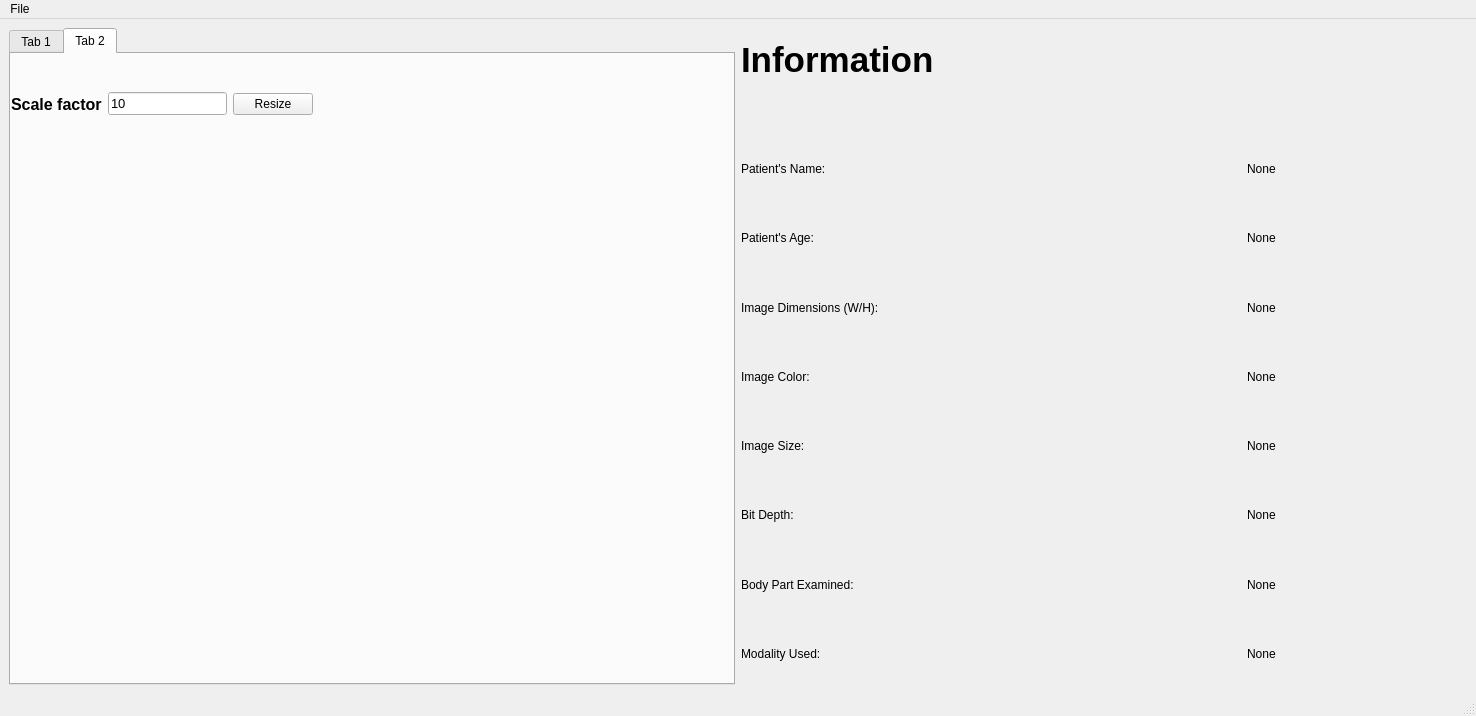
<?xml version="1.0" encoding="UTF-8"?>
<ui version="4.0">
 <class>MainWindow</class>
 <widget class="QMainWindow" name="MainWindow">
  <property name="geometry">
   <rect>
    <x>0</x>
    <y>0</y>
    <width>1476</width>
    <height>716</height>
   </rect>
  </property>
  <property name="sizePolicy">
   <sizepolicy hsizetype="Fixed" vsizetype="Fixed">
    <horstretch>0</horstretch>
    <verstretch>0</verstretch>
   </sizepolicy>
  </property>
  <property name="windowTitle">
   <string>MainWindow</string>
  </property>
  <widget class="QWidget" name="centralwidget">
   <layout class="QGridLayout" name="gridLayout">
    <item row="0" column="1">
     <layout class="QGridLayout" name="gridLayout_2">
      <item row="6" column="1">
       <widget class="QLabel" name="ImageSize">
        <property name="text">
         <string>None</string>
        </property>
       </widget>
      </item>
      <item row="5" column="1">
       <widget class="QLabel" name="ImageColor">
        <property name="text">
         <string>None</string>
        </property>
       </widget>
      </item>
      <item row="8" column="1">
       <widget class="QLabel" name="BodyPart">
        <property name="minimumSize">
         <size>
          <width>140</width>
          <height>0</height>
         </size>
        </property>
        <property name="text">
         <string>None</string>
        </property>
       </widget>
      </item>
      <item row="9" column="1">
       <widget class="QLabel" name="Modality">
        <property name="text">
         <string>None</string>
        </property>
       </widget>
      </item>
      <item row="1" column="0">
       <spacer name="verticalSpacer">
        <property name="orientation">
         <enum>Qt::Vertical</enum>
        </property>
        <property name="sizeType">
         <enum>QSizePolicy::Minimum</enum>
        </property>
        <property name="sizeHint" stdset="0">
         <size>
          <width>20</width>
          <height>40</height>
         </size>
        </property>
       </spacer>
      </item>
      <item row="0" column="0">
       <widget class="QLabel" name="label_3">
        <property name="minimumSize">
         <size>
          <width>400</width>
          <height>0</height>
         </size>
        </property>
        <property name="font">
         <font>
          <pointsize>26</pointsize>
          <weight>75</weight>
          <bold>true</bold>
         </font>
        </property>
        <property name="text">
         <string>Information</string>
        </property>
       </widget>
      </item>
      <item row="2" column="2">
       <spacer name="horizontalSpacer">
        <property name="orientation">
         <enum>Qt::Horizontal</enum>
        </property>
        <property name="sizeHint" stdset="0">
         <size>
          <width>40</width>
          <height>20</height>
         </size>
        </property>
       </spacer>
      </item>
      <item row="7" column="1">
       <widget class="QLabel" name="BitDepth">
        <property name="text">
         <string>None</string>
        </property>
       </widget>
      </item>
      <item row="3" column="2">
       <spacer name="horizontalSpacer_2">
        <property name="orientation">
         <enum>Qt::Horizontal</enum>
        </property>
        <property name="sizeHint" stdset="0">
         <size>
          <width>40</width>
          <height>20</height>
         </size>
        </property>
       </spacer>
      </item>
      <item row="3" column="1">
       <widget class="QLabel" name="PatientAge">
        <property name="text">
         <string>None</string>
        </property>
       </widget>
      </item>
      <item row="2" column="1">
       <widget class="QLabel" name="PatientName">
        <property name="text">
         <string>None</string>
        </property>
       </widget>
      </item>
      <item row="4" column="1">
       <widget class="QLabel" name="ImageDim">
        <property name="text">
         <string>None</string>
        </property>
       </widget>
      </item>
      <item row="5" column="0">
       <widget class="QLabel" name="label_5">
        <property name="minimumSize">
         <size>
          <width>500</width>
          <height>0</height>
         </size>
        </property>
        <property name="text">
         <string>Image Color: </string>
        </property>
       </widget>
      </item>
      <item row="2" column="0">
       <widget class="QLabel" name="label_8">
        <property name="minimumSize">
         <size>
          <width>500</width>
          <height>0</height>
         </size>
        </property>
        <property name="text">
         <string>Patient's Name: </string>
        </property>
       </widget>
      </item>
      <item row="8" column="0">
       <widget class="QLabel" name="label_4">
        <property name="minimumSize">
         <size>
          <width>500</width>
          <height>0</height>
         </size>
        </property>
        <property name="text">
         <string>Body Part Examined: </string>
        </property>
       </widget>
      </item>
      <item row="9" column="0">
       <widget class="QLabel" name="label_2">
        <property name="minimumSize">
         <size>
          <width>500</width>
          <height>0</height>
         </size>
        </property>
        <property name="text">
         <string>Modality Used: </string>
        </property>
       </widget>
      </item>
      <item row="3" column="0">
       <widget class="QLabel" name="label_7">
        <property name="minimumSize">
         <size>
          <width>500</width>
          <height>0</height>
         </size>
        </property>
        <property name="text">
         <string>Patient's Age: </string>
        </property>
       </widget>
      </item>
      <item row="7" column="0">
       <widget class="QLabel" name="label_9">
        <property name="minimumSize">
         <size>
          <width>500</width>
          <height>0</height>
         </size>
        </property>
        <property name="text">
         <string>Bit Depth: </string>
        </property>
       </widget>
      </item>
      <item row="6" column="0">
       <widget class="QLabel" name="label_10">
        <property name="minimumSize">
         <size>
          <width>500</width>
          <height>0</height>
         </size>
        </property>
        <property name="text">
         <string>Image Size: </string>
        </property>
       </widget>
      </item>
      <item row="4" column="0">
       <widget class="QLabel" name="label_6">
        <property name="minimumSize">
         <size>
          <width>500</width>
          <height>0</height>
         </size>
        </property>
        <property name="text">
         <string>Image Dimensions (W/H): </string>
        </property>
       </widget>
      </item>
     </layout>
    </item>
    <item row="0" column="0">
     <widget class="QTabWidget" name="tabWidget">
      <property name="currentIndex">
       <number>1</number>
      </property>
      <widget class="QWidget" name="tab_3">
       <attribute name="title">
        <string>Tab 1</string>
       </attribute>
       <widget class="QLabel" name="label">
        <property name="geometry">
         <rect>
          <x>20</x>
          <y>80</y>
          <width>700</width>
          <height>501</height>
         </rect>
        </property>
        <property name="sizePolicy">
         <sizepolicy hsizetype="Minimum" vsizetype="Preferred">
          <horstretch>0</horstretch>
          <verstretch>0</verstretch>
         </sizepolicy>
        </property>
        <property name="minimumSize">
         <size>
          <width>700</width>
          <height>0</height>
         </size>
        </property>
        <property name="maximumSize">
         <size>
          <width>16777215</width>
          <height>16777215</height>
         </size>
        </property>
        <property name="font">
         <font>
          <pointsize>26</pointsize>
          <weight>75</weight>
          <bold>true</bold>
         </font>
        </property>
        <property name="text">
         <string>Image View</string>
        </property>
       </widget>
       <widget class="QWidget" name="verticalLayoutWidget">
        <property name="geometry">
         <rect>
          <x>9</x>
          <y>530</y>
          <width>711</width>
          <height>80</height>
         </rect>
        </property>
        <layout class="QVBoxLayout" name="LayoutShow"/>
       </widget>
      </widget>
      <widget class="QWidget" name="tab_4">
       <attribute name="title">
        <string>Tab 2</string>
       </attribute>
       <widget class="QWidget" name="horizontalLayoutWidget">
        <property name="geometry">
         <rect>
          <x>0</x>
          <y>10</y>
          <width>302</width>
          <height>80</height>
         </rect>
        </property>
        <layout class="QHBoxLayout" name="horizontalLayout_3">
         <item>
          <widget class="QLabel" name="label_11">
           <property name="font">
            <font>
             <pointsize>12</pointsize>
             <weight>75</weight>
             <bold>true</bold>
            </font>
           </property>
           <property name="text">
            <string>Scale factor</string>
           </property>
          </widget>
         </item>
         <item>
          <widget class="QLineEdit" name="ScaleEdit">
           <property name="font">
            <font>
             <pointsize>10</pointsize>
            </font>
           </property>
           <property name="text">
            <string>10</string>
           </property>
          </widget>
         </item>
         <item>
          <widget class="QPushButton" name="ResizeButton">
           <property name="text">
            <string>Resize</string>
           </property>
          </widget>
         </item>
        </layout>
       </widget>
       <widget class="QWidget" name="">
        <property name="geometry">
         <rect>
          <x>0</x>
          <y>590</y>
          <width>722</width>
          <height>2</height>
         </rect>
        </property>
        <layout class="QVBoxLayout" name="LayoutScale"/>
       </widget>
      </widget>
     </widget>
    </item>
   </layout>
  </widget>
  <widget class="QMenuBar" name="menubar">
   <property name="geometry">
    <rect>
     <x>0</x>
     <y>0</y>
     <width>1476</width>
     <height>26</height>
    </rect>
   </property>
   <widget class="QMenu" name="menufile">
    <property name="title">
     <string>File</string>
    </property>
    <addaction name="actionBrowse"/>
   </widget>
   <addaction name="menufile"/>
  </widget>
  <widget class="QStatusBar" name="statusbar"/>
  <action name="actionBrowse">
   <property name="text">
    <string>Browse</string>
   </property>
  </action>
 </widget>
 <resources/>
 <connections/>
</ui>
